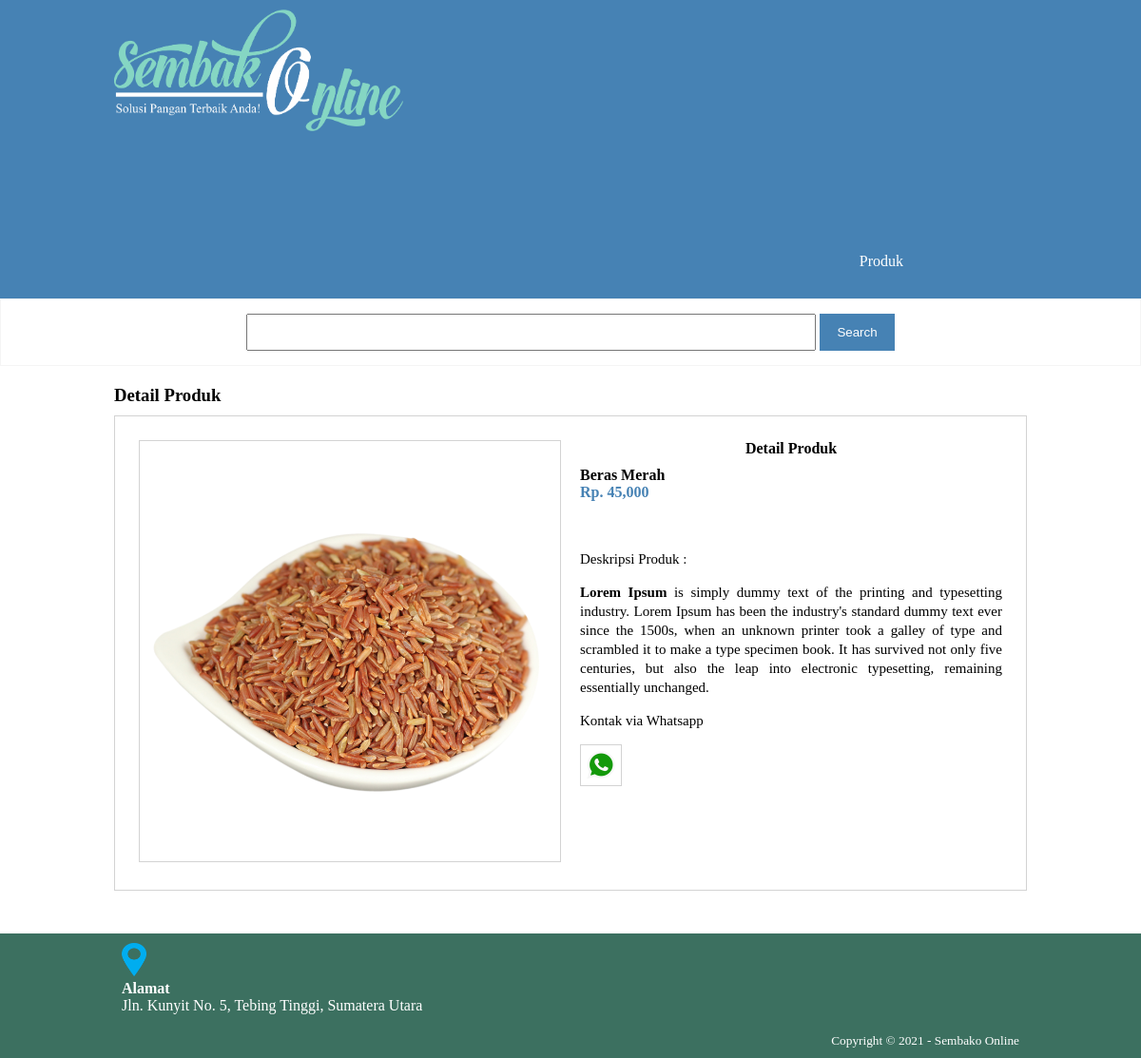
Page /detail-produk.php?id=25 on the committed database.
### tables this page shows
CREATE TABLE `tb_product` (
  `product_id` int(11) NOT NULL,
  `category_id` int(11) NOT NULL,
  `product_name` varchar(100) NOT NULL,
  `product_price` int(11) NOT NULL,
  `product_description` text NOT NULL,
  `product_image` varchar(100) NOT NULL,
  `product_status` tinyint(1) NOT NULL,
  `date_created` timestamp NOT NULL DEFAULT current_timestamp()
);

### detail-produk.php (the view, shortened to what this page needs)
<?php
	include 'db.php';
	$alamat = mysqli_query($conn, "SELECT admin_address, admin_telp FROM tb_admin WHERE admin_id = 1");
	$a = mysqli_fetch_object($alamat);
	$produk = mysqli_query($conn, "SELECT * FROM tb_product WHERE product_id = '".$_GET['id']."' ");
	$p = mysqli_fetch_object($produk);
 ?>
<!DOCTYPE html>
<html>
<head>
	<link rel="stylesheet" type="text/css" href="css/style.css">
</head>
<body>
	<header>
		<div class="container">
		<h1><a href="index.php"><img src="img/header.png" style="width: 35%;"></a><img src=""></h1>
		<ul>
			<li><a href="produk.php">Produk</a></li>
		</ul>
		</div>
	</header>
	<div class="search">
		<div class="container">
			<form action="produk.php">
				<input type="text" name="search" placeholder="Cari Produk" value=" <?php echo $_GET['search'] ?>">
				<input type="submit" name="Cari" value=" Search ">
			</form>
		</div>
	</div>
	<div class="section">
		<div class="container">
			<h3>Detail Produk</h3>
			<div class="box">
				<div class="col-2">
					<img src="produk/<?php echo $p->product_image ?>" width = "100%">
				</div>
				<div class="col-2">
					<h4 style="margin-bottom: 10px; text-align: center;">Detail Produk</h4>
					<h4 style="float: left; "><?php echo $p->product_name ?></h4><br>
					<h4 style="float: left; color: steelblue;">Rp. <?php echo number_format ($p->product_price) ?></h4><br><br><br>
					<p>Deskripsi Produk :
						<?php echo $p->product_description ?>
					</p>
					<p>Kontak via Whatsapp</p>
					<a href="https://api.whatsapp.com/send?phone=<?php echo $a->admin_telp ?>&text=Assalamu'alaykum, saya tertarik dengan produk Anda." target="_blank"><img src="img/whatsapp.ico"></a>
				</div>
			</div>
		</div>
	</div>
	<footer>
		<div class="container">
			<img src="img/find.png" style="height: 35px; width: 26px;">
			<h4>Alamat</h4>
			<p><?php echo $a->admin_address ?></p>
			<small style="float: right; margin-top: 20px;"> Copyright &copy; 2021 - Sembako Online </small>
		</div>
	</footer>
</body>
</html>

### css/style.css (style rules this page uses)
* { padding: 0; margin: 0; font-family: 'Quicksand' sans-serif; }
body { background-color: white; }
a { color: inherit; text-decoration: none; }
header { background-color: steelblue; color: white; }
header h1 { float: left; padding: 10px 0px; }
header ul { float: right; font-size: 16px; margin-bottom: 0; margin-top: 80px; margin-right: 130px; margin-left: 0; }
header ul li { display: inline-block; }
header ul li a { padding: 30px 0 30px 30px; display: inline-block; }
.container { width: 80%; margin: 0 auto; }
.container:after { content: ''; display: block; clear: both; }
.section { padding: 20px 0; }
.box { background-color: white; border: 1px solid lightgrey; padding: 15px; box-sizing: border-box; margin: 10px 0 25px 0; }
.box:after { content:'' ; display: block ; clear: both; }
.search { padding: 15px 0; background-color: white; border: 1px solid whitesmoke; text-align: center; }
.search input[type=text] { width: 60%; padding: 10px; }
.search input[type=submit] { background-color: steelblue; padding: 12px 15px; color: white; border: none; cursor: pointer; }
.col-2 { width: 50%; min-height: 200px; padding: 10px; box-sizing: border-box; float: left; }
.col-2 img { border: 1px solid lightgrey; padding: 5px; box-sizing: border-box; }
.col-2 p { margin: 15px 0; text-align: justify; line-height: 20px; font-size: 15px; }
footer { background-color: #3C7060; color: white; padding: 10px; }

### rows in the picture
tb_product: product_image (picture), product_name "Beras Merah", product_price "45,000", product_description "Lorem Ipsum is simply dummy text of the printing and typesetting industry. Lorem Ipsum has been the industry's standard dummy text ever since the 1500s, when an unknown printer took a galley of type and scrambled it to make a type specimen book. It has survived not only five centuries, but also the leap into electronic typesetting, remaining essentially unchanged."

### other values in the picture
$a->admin_address "Jln. Kunyit No. 5, Tebing Tinggi, Sumatera Utara"
